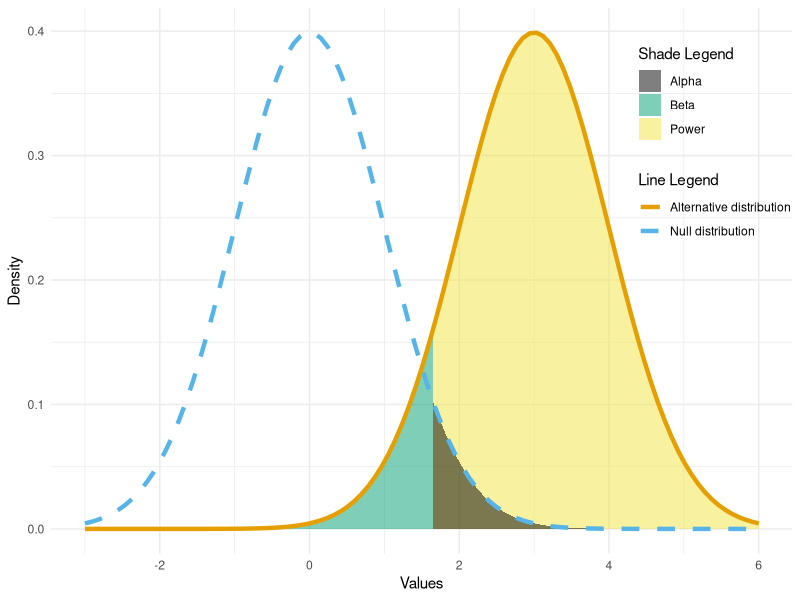

Reproduce this figure in R.
## ---- chunk 1
library(ggplot2)

colors <- c("Null distribution" = "#56B4E9", "Alternative distribution" = "#E69F00")
fills <- c("Alpha" = "#000000", "Beta" = "#009E73", "Power" = "#F0E442")

ggplot() +
    geom_polygon(mapping = aes(x = c(-3, seq(-3, 1.6448, .001), 1.6448), 
                           y = c(0, dnorm(seq(-3, 1.6448, .001), mean = 3), 0),
                           fill = "Beta"),
             alpha = 0.5) +
    geom_polygon(mapping = aes(x = c(1.6448, seq(1.6448, 6, .001), 6), 
                           y = c(0, dnorm(seq(1.6448, 6, .001), mean = 3), 0),
                           fill = "Power"),
             alpha = 0.5) +
    geom_polygon(mapping = aes(x = c(1.6448, seq(1.6448, 6, .001), 6), 
                           y = c(0, dnorm(seq(1.6448, 6, .001)), 0),
                           fill = "Alpha"),
             alpha = 0.5) +
    stat_function(aes(color = "Null distribution"), 
              fun = dnorm, xlim = c(-3,6), 
              linetype = "dashed", size = 1.5) + 
    stat_function(aes(colour = "Alternative distribution"), 
                  fun = function(x) dnorm(x, mean = 3), 
                  xlim = c(-3,6), size = 1.5) +
    labs(x = "Values",
         y = "Density",
         color = "Line Legend",
         fill = "Shade Legend") +
    scale_color_manual(values = colors) +
    scale_fill_manual(values = fills) +
    theme_minimal() +
    theme(legend.position = c(0.895, 0.75))
